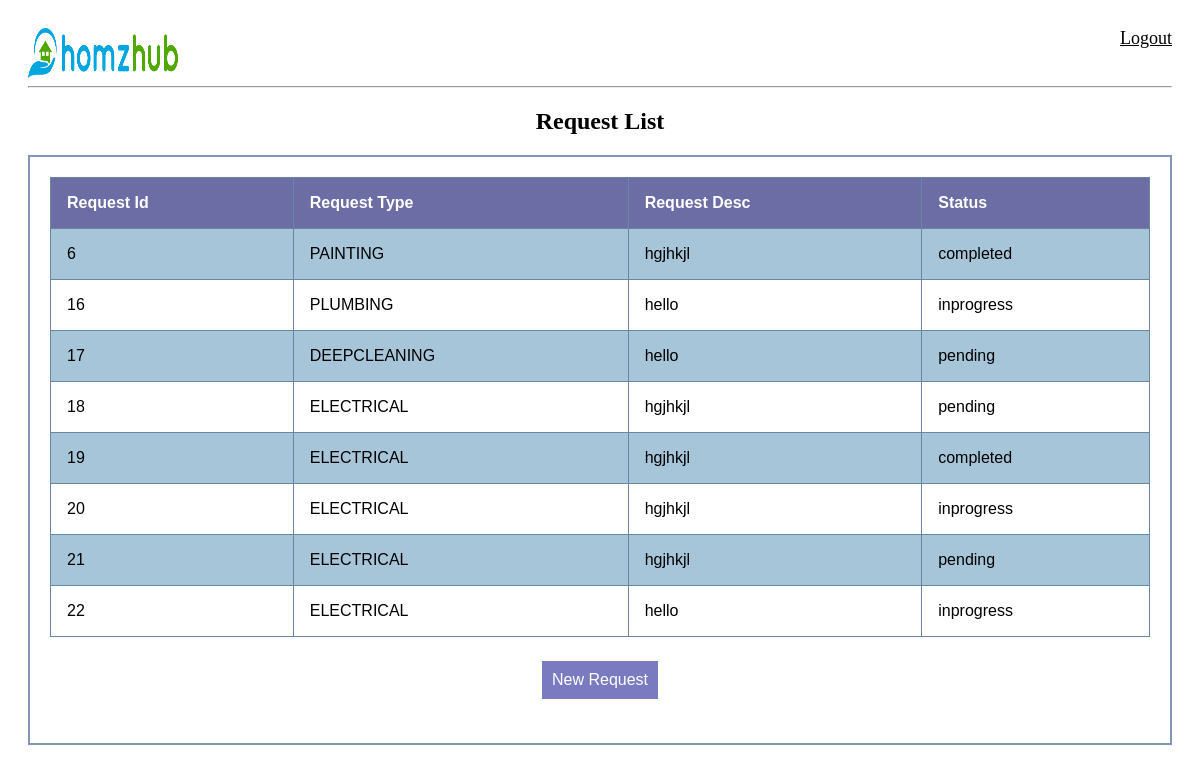
Page /request/ on the committed database.
### requestpage/models.py (models this page shows)
class Request(models.Model):
    Request_Choice = [(i.value, i.value) for i in RequestType]
    Status_Choice = [(i.value, i.value) for i in Status]
    State_Choice = [(i.value, i.value) for i in State]
    request_type = models.CharField(max_length=255, choices=Request_Choice)
    request_desc = models.CharField(max_length=100)
    request_date =  models.DateTimeField(auto_now=True)
    status = models.CharField(max_length=255, choices=Status_Choice )
    state = models.CharField(max_length=255, choices=State_Choice)
    city = models.CharField(max_length=100)
    pincode = models.IntegerField()
    phone_number = PhoneNumberField(unique=True)

### requestpage/views.py (the view, shortened to what this page needs)
# urls.py: path('request/', views.RequestpageList.as_view(),name="home"),
class RequestpageList(APIView):
    def get(self, request, format=None):
        renderer_classes = [TemplateHTMLRenderer]
        queryset = Request.objects.all()
        return render(request, template_name = 'requestpage/requestlist.html',context={'requests': queryset})

### requestpage/templates/requestpage/requestlist.html (shortened to what this page needs)
<!DOCTYPE html>
<html>
<head>
</head>
<body>
{%  include 'requestpage/navbar.html' %}
<h2 class="header">Request List</h2>
<div style="border: 2px solid #8294b8; padding: 20px;">
<table>
  <tr style="background-color: #6d6da5; color: white">
    <th>Request Id</th>
    <th>Request Type</th>
    <th>Request Desc</th>
    <th>Status</th>
  </tr>
 {% for i in requests %}
  <tr>
    <td>{{i.id}}</td>
    <td>{{i.request_type}}</td>
    <td>{{i.request_desc}}</td>
	<td>{{i.status}}</td>
  </tr>
{% endfor %}
</table>
<h2 class="header">
    <button class="button" type="submit" value="" onclick="location.href='{% url 'newrequestpage' %}'" name='mybtn2'>New Request</button>
</h2>
</div>
</body>
</html>

### requestpage/templates/requestpage/navbar.html (shortened to what this page needs)
{% load static %}
<nav style= "display: flex;justify-content: space-between;", class="navbar navbar-expand-lg navbar-dark bg-dark">
 <img src="{% static 'images/Homzhub_logo.png' %}" width="150" height="50">
  <div class="collapse navbar-collapse" id="navbarNav">
  </div>
  <span ><a  class="hello-msg" href="{% url 'logout' %}">Logout</a></span>
</nav>
<hr>

### requestpage/templates/requestpage/requestlist.html (style rules this page uses)
body { padding: 20px; }
.header { text-align: center; }
table { font-family: arial, sans-serif; border-collapse: collapse; width: 100%; }
td, th { border: 1px solid #6986A4; text-align: left; padding: 16px; }
tr:nth-child(even) { background-color: #a6c5d9; }
.button { background-color: #7a7ac1; border: none; color: white; padding: 10px 10px; text-align: center; text-decoration: none; display: inline-block; font-size: 16px; margin: 4px 2px; cursor: pointer; }

### requestpage/templates/requestpage/navbar.html (style rules this page uses)
.hello-msg { font-size: 18px; color: black; }

### rows in the picture
Request: id "6", request_type "PAINTING", request_desc "hgjhkjl", status "completed"
Request: id "16", request_type "PLUMBING", request_desc "hello", status "inprogress"
Request: id "17", request_type "DEEPCLEANING", request_desc "hello", status "pending"
Request: id "18", request_type "ELECTRICAL", request_desc "hgjhkjl", status "pending"
Request: id "19", request_type "ELECTRICAL", request_desc "hgjhkjl", status "completed"
Request: id "20", request_type "ELECTRICAL", request_desc "hgjhkjl", status "inprogress"
Request: id "21", request_type "ELECTRICAL", request_desc "hgjhkjl", status "pending"
Request: id "22", request_type "ELECTRICAL", request_desc "hello", status "inprogress"
